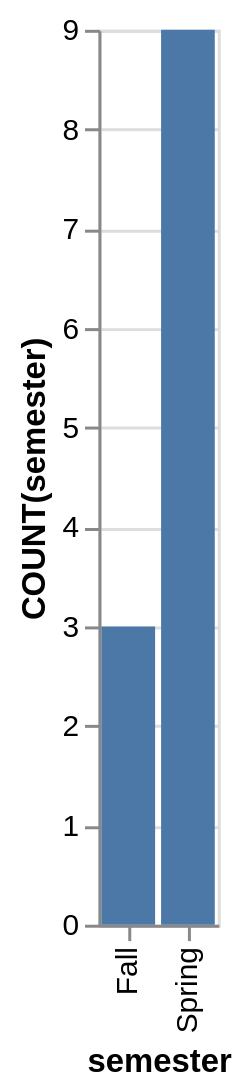

This figure's Vega-Lite source:
### Vega-Lite specification from a JSON file in a GitHub repository (floating-point values rounded to 4 significant figures)
{"data": {"values": [{"x_data": "Fall", "y_data": 3}, {"x_data": "Spring", "y_data": 9}]}, "mark": "bar", "encoding": {"x": {"field": "x_data", "type": "nominal", "title": "semester", "sort": "ascending"}, "y": {"field": "y_data", "type": "quantitative", "title": "COUNT(semester)"}}}
